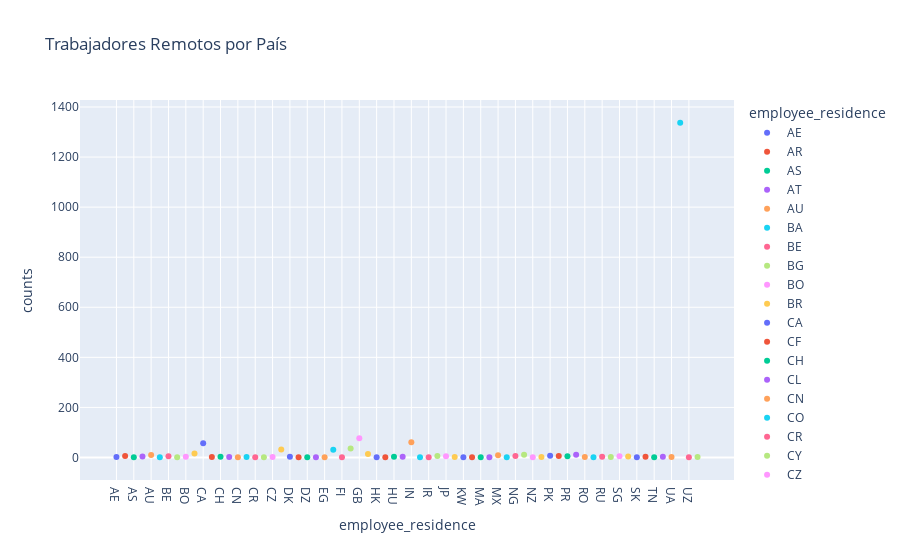

Notebook code cell kept with this figure:
### Markdown cell above
¿Cuál es el país con más trabajadores remotos?

### Code cell
df['remote_ratio'] = df['remote_ratio'].astype(bool)
df_remotos = df[df['remote_ratio'] == True].groupby('employee_residence').size().reset_index(name='counts')
fig = px.scatter(df_remotos, x='employee_residence', y='counts', color='employee_residence', title="Trabajadores Remotos por País")
fig.show()

### Figure 1 — Plotly figure (JSON) as saved in the notebook; plotly's stock layout.template omitted (floating-point values rounded to 4 significant figures)
{"data": [{"hovertemplate": "employee_residence=%{x}<br>counts=%{y}<extra></extra>", "legendgroup": "AE", "marker": {"color": "#636efa", "symbol": "circle"}, "mode": "markers", "name": "AE", "orientation": "v", "showlegend": true, "type": "scatter", "x": ["AE"], "xaxis": "x", "y": [2], "yaxis": "y"}, {"hovertemplate": "employee_residence=%{x}<br>counts=%{y}<extra></extra>", "legendgroup": "AR", "marker": {"color": "#EF553B", "symbol": "circle"}, "mode": "markers", "name": "AR", "orientation": "v", "showlegend": true, "type": "scatter", "x": ["AR"], "xaxis": "x", "y": [6], "yaxis": "y"}, {"hovertemplate": "employee_residence=%{x}<br>counts=%{y}<extra></extra>", "legendgroup": "AS", "marker": {"color": "#00cc96", "symbol": "circle"}, "mode": "markers", "name": "AS", "orientation": "v", "showlegend": true, "type": "scatter", "x": ["AS"], "xaxis": "x", "y": [1], "yaxis": "y"}, {"hovertemplate": "employee_residence=%{x}<br>counts=%{y}<extra></extra>", "legendgroup": "AT", "marker": {"color": "#ab63fa", "symbol": "circle"}, "mode": "markers", "name": "AT", "orientation": "v", "showlegend": true, "type": "scatter", "x": ["AT"], "xaxis": "x", "y": [4], "yaxis": "y"}, {"hovertemplate": "employee_residence=%{x}<br>counts=%{y}<extra></extra>", "legendgroup": "AU", "marker": {"color": "#FFA15A", "symbol": "circle"}, "mode": "markers", "name": "AU", "orientation": "v", "showlegend": true, "type": "scatter", "x": ["AU"], "xaxis": "x", "y": [10], "yaxis": "y"}, {"hovertemplate": "employee_residence=%{x}<br>counts=%{y}<extra></extra>", "legendgroup": "BA", "marker": {"color": "#19d3f3", "symbol": "circle"}, "mode": "markers", "name": "BA", "orientation": "v", "showlegend": true, "type": "scatter", "x": ["BA"], "xaxis": "x", "y": [1], "yaxis": "y"}, {"hovertemplate": "employee_residence=%{x}<br>counts=%{y}<extra></extra>", "legendgroup": "BE", "marker": {"color": "#FF6692", "symbol": "circle"}, "mode": "markers", "name": "BE", "orientation": "v", "showlegend": true, "type": "scatter", "x": ["BE"], "xaxis": "x", "y": [5], "yaxis": "y"}, {"hovertemplate": "employee_residence=%{x}<br>counts=%{y}<extra></extra>", "legendgroup": "BG", "marker": {"color": "#B6E880", "symbol": "circle"}, "mode": "markers", "name": "BG", "orientation": "v", "showlegend": true, "type": "scatter", "x": ["BG"], "xaxis": "x", "y": [1], "yaxis": "y"}, {"hovertemplate": "employee_residence=%{x}<br>counts=%{y}<extra></extra>", "legendgroup": "BO", "marker": {"color": "#FF97FF", "symbol": "circle"}, "mode": "markers", "name": "BO", "orientation": "v", "showlegend": true, "type": "scatter", "x": ["BO"], "xaxis": "x", "y": [3], "yaxis": "y"}, {"hovertemplate": "employee_residence=%{x}<br>counts=%{y}<extra></extra>", "legendgroup": "BR", "marker": {"color": "#FECB52", "symbol": "circle"}, "mode": "markers", "name": "BR", "orientation": "v", "showlegend": true, "type": "scatter", "x": ["BR"], "xaxis": "x", "y": [16], "yaxis": "y"}, {"hovertemplate": "employee_residence=%{x}<br>counts=%{y}<extra></extra>", "legendgroup": "CA", "marker": {"color": "#636efa", "symbol": "circle"}, "mode": "markers", "name": "CA", "orientation": "v", "showlegend": true, "type": "scatter", "x": ["CA"], "xaxis": "x", "y": [57], "yaxis": "y"}, {"hovertemplate": "employee_residence=%{x}<br>counts=%{y}<extra></extra>", "legendgroup": "CF", "marker": {"color": "#EF553B", "symbol": "circle"}, "mode": "markers", "name": "CF", "orientation": "v", "showlegend": true, "type": "scatter", "x": ["CF"], "xaxis": "x", "y": [2], "yaxis": "y"}, {"hovertemplate": "employee_residence=%{x}<br>counts=%{y}<extra></extra>", "legendgroup": "CH", "marker": {"color": "#00cc96", "symbol": "circle"}, "mode": "markers", "name": "CH", "orientation": "v", "showlegend": true, "type": "scatter", "x": ["CH"], "xaxis": "x", "y": [3], "yaxis": "y"}, {"hovertemplate": "employee_residence=%{x}<br>counts=%{y}<extra></extra>", "legendgroup": "CL", "marker": {"color": "#ab63fa", "symbol": "circle"}, "mode": "markers", "name": "CL", "orientation": "v", "showlegend": true, "type": "scatter", "x": ["CL"], "xaxis": "x", "y": [2], "yaxis": "y"}, {"hovertemplate": "employee_residence=%{x}<br>counts=%{y}<extra></extra>", "legendgroup": "CN", "marker": {"color": "#FFA15A", "symbol": "circle"}, "mode": "markers", "name": "CN", "orientation": "v", "showlegend": true, "type": "scatter", "x": ["CN"], "xaxis": "x", "y": [1], "yaxis": "y"}, {"hovertemplate": "employee_residence=%{x}<br>counts=%{y}<extra></extra>", "legendgroup": "CO", "marker": {"color": "#19d3f3", "symbol": "circle"}, "mode": "markers", "name": "CO", "orientation": "v", "showlegend": true, "type": "scatter", "x": ["CO"], "xaxis": "x", "y": [2], "yaxis": "y"}, {"hovertemplate": "employee_residence=%{x}<br>counts=%{y}<extra></extra>", "legendgroup": "CR", "marker": {"color": "#FF6692", "symbol": "circle"}, "mode": "markers", "name": "CR", "orientation": "v", "showlegend": true, "type": "scatter", "x": ["CR"], "xaxis": "x", "y": [1], "yaxis": "y"}, {"hovertemplate": "employee_residence=%{x}<br>counts=%{y}<extra></extra>", "legendgroup": "CY", "marker": {"color": "#B6E880", "symbol": "circle"}, "mode": "markers", "name": "CY", "orientation": "v", "showlegend": true, "type": "scatter", "x": ["CY"], "xaxis": "x", "y": [1], "yaxis": "y"}, {"hovertemplate": "employee_residence=%{x}<br>counts=%{y}<extra></extra>", "legendgroup": "CZ", "marker": {"color": "#FF97FF", "symbol": "circle"}, "mode": "markers", "name": "CZ", "orientation": "v", "showlegend": true, "type": "scatter", "x": ["CZ"], "xaxis": "x", "y": [2], "yaxis": "y"}, {"hovertemplate": "employee_residence=%{x}<br>counts=%{y}<extra></extra>", "legendgroup": "DE", "marker": {"color": "#FECB52", "symbol": "circle"}, "mode": "markers", "name": "DE", "orientation": "v", "showlegend": true, "type": "scatter", "x": ["DE"], "xaxis": "x", "y": [32], "yaxis": "y"}, {"hovertemplate": "employee_residence=%{x}<br>counts=%{y}<extra></extra>", "legendgroup": "DK", "marker": {"color": "#636efa", "symbol": "circle"}, "mode": "markers", "name": "DK", "orientation": "v", "showlegend": true, "type": "scatter", "x": ["DK"], "xaxis": "x", "y": [3], "yaxis": "y"}, {"hovertemplate": "employee_residence=%{x}<br>counts=%{y}<extra></extra>", "legendgroup": "DO", "marker": {"color": "#EF553B", "symbol": "circle"}, "mode": "markers", "name": "DO", "orientation": "v", "showlegend": true, "type": "scatter", "x": ["DO"], "xaxis": "x", "y": [1], "yaxis": "y"}, {"hovertemplate": "employee_residence=%{x}<br>counts=%{y}<extra></extra>", "legendgroup": "DZ", "marker": {"color": "#00cc96", "symbol": "circle"}, "mode": "markers", "name": "DZ", "orientation": "v", "showlegend": true, "type": "scatter", "x": ["DZ"], "xaxis": "x", "y": [1], "yaxis": "y"}, {"hovertemplate": "employee_residence=%{x}<br>counts=%{y}<extra></extra>", "legendgroup": "EE", "marker": {"color": "#ab63fa", "symbol": "circle"}, "mode": "markers", "name": "EE", "orientation": "v", "showlegend": true, "type": "scatter", "x": ["EE"], "xaxis": "x", "y": [1], "yaxis": "y"}, {"hovertemplate": "employee_residence=%{x}<br>counts=%{y}<extra></extra>", "legendgroup": "EG", "marker": {"color": "#FFA15A", "symbol": "circle"}, "mode": "markers", "name": "EG", "orientation": "v", "showlegend": true, "type": "scatter", "x": ["EG"], "xaxis": "x", "y": [1], "yaxis": "y"}, {"hovertemplate": "employee_residence=%{x}<br>counts=%{y}<extra></extra>", "legendgroup": "ES", "marker": {"color": "#19d3f3", "symbol": "circle"}, "mode": "markers", "name": "ES", "orientation": "v", "showlegend": true, "type": "scatter", "x": ["ES"], "xaxis": "x", "y": [31], "yaxis": "y"}, {"hovertemplate": "employee_residence=%{x}<br>counts=%{y}<extra></extra>", "legendgroup": "FI", "marker": {"color": "#FF6692", "symbol": "circle"}, "mode": "markers", "name": "FI", "orientation": "v", "showlegend": true, "type": "scatter", "x": ["FI"], "xaxis": "x", "y": [1], "yaxis": "y"}, {"hovertemplate": "employee_residence=%{x}<br>counts=%{y}<extra></extra>", "legendgroup": "FR", "marker": {"color": "#B6E880", "symbol": "circle"}, "mode": "markers", "name": "FR", "orientation": "v", "showlegend": true, "type": "scatter", "x": ["FR"], "xaxis": "x", "y": [36], "yaxis": "y"}, {"hovertemplate": "employee_residence=%{x}<br>counts=%{y}<extra></extra>", "legendgroup": "GB", "marker": {"color": "#FF97FF", "symbol": "circle"}, "mode": "markers", "name": "GB", "orientation": "v", "showlegend": true, "type": "scatter", "x": ["GB"], "xaxis": "x", "y": [77], "yaxis": "y"}, {"hovertemplate": "employee_residence=%{x}<br>counts=%{y}<extra></extra>", "legendgroup": "GR", "marker": {"color": "#FECB52", "symbol": "circle"}, "mode": "markers", "name": "GR", "orientation": "v", "showlegend": true, "type": "scatter", "x": ["GR"], "xaxis": "x", "y": [14], "yaxis": "y"}, {"hovertemplate": "employee_residence=%{x}<br>counts=%{y}<extra></extra>", "legendgroup": "HK", "marker": {"color": "#636efa", "symbol": "circle"}, "mode": "markers", "name": "HK", "orientation": "v", "showlegend": true, "type": "scatter", "x": ["HK"], "xaxis": "x", "y": [1], "yaxis": "y"}, {"hovertemplate": "employee_residence=%{x}<br>counts=%{y}<extra></extra>", "legendgroup": "HR", "marker": {"color": "#EF553B", "symbol": "circle"}, "mode": "markers", "name": "HR", "orientation": "v", "showlegend": true, "type": "scatter", "x": ["HR"], "xaxis": "x", "y": [1], "yaxis": "y"}, {"hovertemplate": "employee_residence=%{x}<br>counts=%{y}<extra></extra>", "legendgroup": "HU", "marker": {"color": "#00cc96", "symbol": "circle"}, "mode": "markers", "name": "HU", "orientation": "v", "showlegend": true, "type": "scatter", "x": ["HU"], "xaxis": "x", "y": [3], "yaxis": "y"}, {"hovertemplate": "employee_residence=%{x}<br>counts=%{y}<extra></extra>", "legendgroup": "IE", "marker": {"color": "#ab63fa", "symbol": "circle"}, "mode": "markers", "name": "IE", "orientation": "v", "showlegend": true, "type": "scatter", "x": ["IE"], "xaxis": "x", "y": [3], "yaxis": "y"}, {"hovertemplate": "employee_residence=%{x}<br>counts=%{y}<extra></extra>", "legendgroup": "IN", "marker": {"color": "#FFA15A", "symbol": "circle"}, "mode": "markers", "name": "IN", "orientation": "v", "showlegend": true, "type": "scatter", "x": ["IN"], "xaxis": "x", "y": [61], "yaxis": "y"}, {"hovertemplate": "employee_residence=%{x}<br>counts=%{y}<extra></extra>", "legendgroup": "IQ", "marker": {"color": "#19d3f3", "symbol": "circle"}, "mode": "markers", "name": "IQ", "orientation": "v", "showlegend": true, "type": "scatter", "x": ["IQ"], "xaxis": "x", "y": [1], "yaxis": "y"}, {"hovertemplate": "employee_residence=%{x}<br>counts=%{y}<extra></extra>", "legendgroup": "IR", "marker": {"color": "#FF6692", "symbol": "circle"}, "mode": "markers", "name": "IR", "orientation": "v", "showlegend": true, "type": "scatter", "x": ["IR"], "xaxis": "x", "y": [1], "yaxis": "y"}, {"hovertemplate": "employee_residence=%{x}<br>counts=%{y}<extra></extra>", "legendgroup": "IT", "marker": {"color": "#B6E880", "symbol": "circle"}, "mode": "markers", "name": "IT", "orientation": "v", "showlegend": true, "type": "scatter", "x": ["IT"], "xaxis": "x", "y": [6], "yaxis": "y"}, {"hovertemplate": "employee_residence=%{x}<br>counts=%{y}<extra></extra>", "legendgroup": "JP", "marker": {"color": "#FF97FF", "symbol": "circle"}, "mode": "markers", "name": "JP", "orientation": "v", "showlegend": true, "type": "scatter", "x": ["JP"], "xaxis": "x", "y": [5], "yaxis": "y"}, {"hovertemplate": "employee_residence=%{x}<br>counts=%{y}<extra></extra>", "legendgroup": "KE", "marker": {"color": "#FECB52", "symbol": "circle"}, "mode": "markers", "name": "KE", "orientation": "v", "showlegend": true, "type": "scatter", "x": ["KE"], "xaxis": "x", "y": [2], "yaxis": "y"}, {"hovertemplate": "employee_residence=%{x}<br>counts=%{y}<extra></extra>", "legendgroup": "KW", "marker": {"color": "#636efa", "symbol": "circle"}, "mode": "markers", "name": "KW", "orientation": "v", "showlegend": true, "type": "scatter", "x": ["KW"], "xaxis": "x", "y": [1], "yaxis": "y"}, {"hovertemplate": "employee_residence=%{x}<br>counts=%{y}<extra></extra>", "legendgroup": "LU", "marker": {"color": "#EF553B", "symbol": "circle"}, "mode": "markers", "name": "LU", "orientation": "v", "showlegend": true, "type": "scatter", "x": ["LU"], "xaxis": "x", "y": [1], "yaxis": "y"}, {"hovertemplate": "employee_residence=%{x}<br>counts=%{y}<extra></extra>", "legendgroup": "MA", "marker": {"color": "#00cc96", "symbol": "circle"}, "mode": "markers", "name": "MA", "orientation": "v", "showlegend": true, "type": "scatter", "x": ["MA"], "xaxis": "x", "y": [1], "yaxis": "y"}, {"hovertemplate": "employee_residence=%{x}<br>counts=%{y}<extra></extra>", "legendgroup": "MT", "marker": {"color": "#ab63fa", "symbol": "circle"}, "mode": "markers", "name": "MT", "orientation": "v", "showlegend": true, "type": "scatter", "x": ["MT"], "xaxis": "x", "y": [1], "yaxis": "y"}, {"hovertemplate": "employee_residence=%{x}<br>counts=%{y}<extra></extra>", "legendgroup": "MX", "marker": {"color": "#FFA15A", "symbol": "circle"}, "mode": "markers", "name": "MX", "orientation": "v", "showlegend": true, "type": "scatter", "x": ["MX"], "xaxis": "x", "y": [9], "yaxis": "y"}, {"hovertemplate": "employee_residence=%{x}<br>counts=%{y}<extra></extra>", "legendgroup": "MY", "marker": {"color": "#19d3f3", "symbol": "circle"}, "mode": "markers", "name": "MY", "orientation": "v", "showlegend": true, "type": "scatter", "x": ["MY"], "xaxis": "x", "y": [1], "yaxis": "y"}, {"hovertemplate": "employee_residence=%{x}<br>counts=%{y}<extra></extra>", "legendgroup": "NG", "marker": {"color": "#FF6692", "symbol": "circle"}, "mode": "markers", "name": "NG", "orientation": "v", "showlegend": true, "type": "scatter", "x": ["NG"], "xaxis": "x", "y": [6], "yaxis": "y"}, {"hovertemplate": "employee_residence=%{x}<br>counts=%{y}<extra></extra>", "legendgroup": "NL", "marker": {"color": "#B6E880", "symbol": "circle"}, "mode": "markers", "name": "NL", "orientation": "v", "showlegend": true, "type": "scatter", "x": ["NL"], "xaxis": "x", "y": [11], "yaxis": "y"}, {"hovertemplate": "employee_residence=%{x}<br>counts=%{y}<extra></extra>", "legendgroup": "NZ", "marker": {"color": "#FF97FF", "symbol": "circle"}, "mode": "markers", "name": "NZ", "orientation": "v", "showlegend": true, "type": "scatter", "x": ["NZ"], "xaxis": "x", "y": [1], "yaxis": "y"}, {"hovertemplate": "employee_residence=%{x}<br>counts=%{y}<extra></extra>", "legendgroup": "PH", "marker": {"color": "#FECB52", "symbol": "circle"}, "mode": "markers", "name": "PH", "orientation": "v", "showlegend": true, "type": "scatter", "x": ["PH"], "xaxis": "x", "y": [2], "yaxis": "y"}, {"hovertemplate": "employee_residence=%{x}<br>counts=%{y}<extra></extra>", "legendgroup": "PK", "marker": {"color": "#636efa", "symbol": "circle"}, "mode": "markers", "name": "PK", "orientation": "v", "showlegend": true, "type": "scatter", "x": ["PK"], "xaxis": "x", "y": [7], "yaxis": "y"}, {"hovertemplate": "employee_residence=%{x}<br>counts=%{y}<extra></extra>", "legendgroup": "PL", "marker": {"color": "#EF553B", "symbol": "circle"}, "mode": "markers", "name": "PL", "orientation": "v", "showlegend": true, "type": "scatter", "x": ["PL"], "xaxis": "x", "y": [6], "yaxis": "y"}, {"hovertemplate": "employee_residence=%{x}<br>counts=%{y}<extra></extra>", "legendgroup": "PR", "marker": {"color": "#00cc96", "symbol": "circle"}, "mode": "markers", "name": "PR", "orientation": "v", "showlegend": true, "type": "scatter", "x": ["PR"], "xaxis": "x", "y": [5], "yaxis": "y"}, {"hovertemplate": "employee_residence=%{x}<br>counts=%{y}<extra></extra>", "legendgroup": "PT", "marker": {"color": "#ab63fa", "symbol": "circle"}, "mode": "markers", "name": "PT", "orientation": "v", "showlegend": true, "type": "scatter", "x": ["PT"], "xaxis": "x", "y": [11], "yaxis": "y"}, {"hovertemplate": "employee_residence=%{x}<br>counts=%{y}<extra></extra>", "legendgroup": "RO", "marker": {"color": "#FFA15A", "symbol": "circle"}, "mode": "markers", "name": "RO", "orientation": "v", "showlegend": true, "type": "scatter", "x": ["RO"], "xaxis": "x", "y": [2], "yaxis": "y"}, {"hovertemplate": "employee_residence=%{x}<br>counts=%{y}<extra></extra>", "legendgroup": "RS", "marker": {"color": "#19d3f3", "symbol": "circle"}, "mode": "markers", "name": "RS", "orientation": "v", "showlegend": true, "type": "scatter", "x": ["RS"], "xaxis": "x", "y": [1], "yaxis": "y"}, {"hovertemplate": "employee_residence=%{x}<br>counts=%{y}<extra></extra>", "legendgroup": "RU", "marker": {"color": "#FF6692", "symbol": "circle"}, "mode": "markers", "name": "RU", "orientation": "v", "showlegend": true, "type": "scatter", "x": ["RU"], "xaxis": "x", "y": [3], "yaxis": "y"}, {"hovertemplate": "employee_residence=%{x}<br>counts=%{y}<extra></extra>", "legendgroup": "SE", "marker": {"color": "#B6E880", "symbol": "circle"}, "mode": "markers", "name": "SE", "orientation": "v", "showlegend": true, "type": "scatter", "x": ["SE"], "xaxis": "x", "y": [2], "yaxis": "y"}, {"hovertemplate": "employee_residence=%{x}<br>counts=%{y}<extra></extra>", "legendgroup": "SG", "marker": {"color": "#FF97FF", "symbol": "circle"}, "mode": "markers", "name": "SG", "orientation": "v", "showlegend": true, "type": "scatter", "x": ["SG"], "xaxis": "x", "y": [5], "yaxis": "y"}, {"hovertemplate": "employee_residence=%{x}<br>counts=%{y}<extra></extra>", "legendgroup": "SI", "marker": {"color": "#FECB52", "symbol": "circle"}, "mode": "markers", "name": "SI", "orientation": "v", "showlegend": true, "type": "scatter", "x": ["SI"], "xaxis": "x", "y": [4], "yaxis": "y"}, {"hovertemplate": "employee_residence=%{x}<br>counts=%{y}<extra></extra>", "legendgroup": "SK", "marker": {"color": "#636efa", "symbol": "circle"}, "mode": "markers", "name": "SK", "orientation": "v", "showlegend": true, "type": "scatter", "x": ["SK"], "xaxis": "x", "y": [1], "yaxis": "y"}, {"hovertemplate": "employee_residence=%{x}<br>counts=%{y}<extra></extra>", "legendgroup": "TH", "marker": {"color": "#EF553B", "symbol": "circle"}, "mode": "markers", "name": "TH", "orientation": "v", "showlegend": true, "type": "scatter", "x": ["TH"], "xaxis": "x", "y": [3], "yaxis": "y"}, {"hovertemplate": "employee_residence=%{x}<br>counts=%{y}<extra></extra>", "legendgroup": "TN", "marker": {"color": "#00cc96", "symbol": "circle"}, "mode": "markers", "name": "TN", "orientation": "v", "showlegend": true, "type": "scatter", "x": ["TN"], "xaxis": "x", "y": [1], "yaxis": "y"}, {"hovertemplate": "employee_residence=%{x}<br>counts=%{y}<extra></extra>", "legendgroup": "TR", "marker": {"color": "#ab63fa", "symbol": "circle"}, "mode": "markers", "name": "TR", "orientation": "v", "showlegend": true, "type": "scatter", "x": ["TR"], "xaxis": "x", "y": [3], "yaxis": "y"}, {"hovertemplate": "employee_residence=%{x}<br>counts=%{y}<extra></extra>", "legendgroup": "UA", "marker": {"color": "#FFA15A", "symbol": "circle"}, "mode": "markers", "name": "UA", "orientation": "v", "showlegend": true, "type": "scatter", "x": ["UA"], "xaxis": "x", "y": [2], "yaxis": "y"}, {"hovertemplate": "employee_residence=%{x}<br>counts=%{y}<extra></extra>", "legendgroup": "US", "marker": {"color": "#19d3f3", "symbol": "circle"}, "mode": "markers", "name": "US", "orientation": "v", "showlegend": true, "type": "scatter", "x": ["US"], "xaxis": "x", "y": [1337], "yaxis": "y"}, {"hovertemplate": "employee_residence=%{x}<br>counts=%{y}<extra></extra>", "legendgroup": "UZ", "marker": {"color": "#FF6692", "symbol": "circle"}, "mode": "markers", "name": "UZ", "orientation": "v", "showlegend": true, "type": "scatter", "x": ["UZ"], "xaxis": "x", "y": [1], "yaxis": "y"}, {"hovertemplate": "employee_residence=%{x}<br>counts=%{y}<extra></extra>", "legendgroup": "VN", "marker": {"color": "#B6E880", "symbol": "circle"}, "mode": "markers", "name": "VN", "orientation": "v", "showlegend": true, "type": "scatter", "x": ["VN"], "xaxis": "x", "y": [2], "yaxis": "y"}], "layout": {"legend": {"title": {"text": "employee_residence"}, "tracegroupgap": 0}, "title": {"text": "Trabajadores Remotos por País"}, "xaxis": {"anchor": "y", "categoryarray": ["AE", "AR", "AS", "AT", "AU", "BA", "BE", "BG", "BO", "BR", "CA", "CF", "CH", "CL", "CN", "CO", "CR", "CY", "CZ", "DE", "DK", "DO", "DZ", "EE", "EG", "ES", "FI", "FR", "GB", "GR", "HK", "HR", "HU", "IE", "IN", "IQ", "IR", "IT", "JP", "KE", "KW", "LU", "MA", "MT", "MX", "MY", "NG", "NL", "NZ", "PH", "PK", "PL", "PR", "PT", "RO", "RS", "RU", "SE", "SG", "SI", "SK", "TH", "TN", "TR", "UA", "US", "UZ", "VN"], "categoryorder": "array", "domain": [0, 1], "title": {"text": "employee_residence"}}, "yaxis": {"anchor": "x", "domain": [0, 1], "title": {"text": "counts"}}}}
